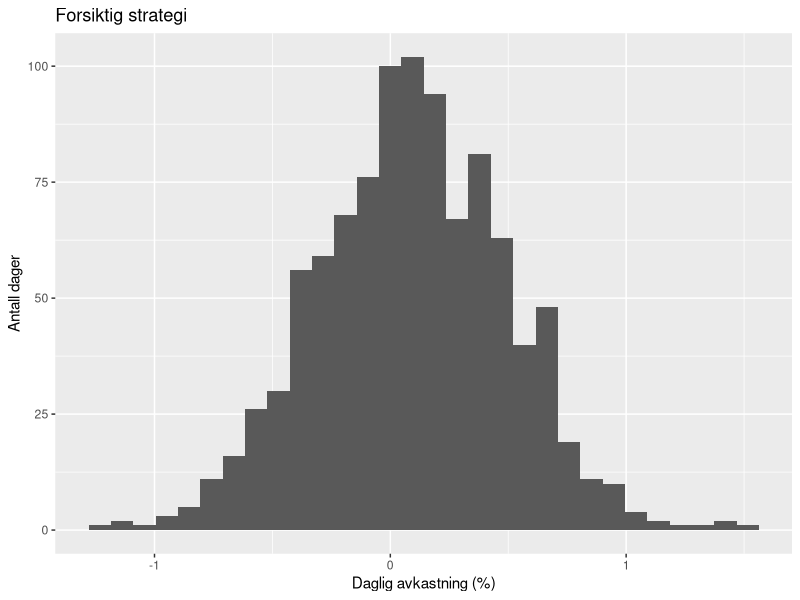
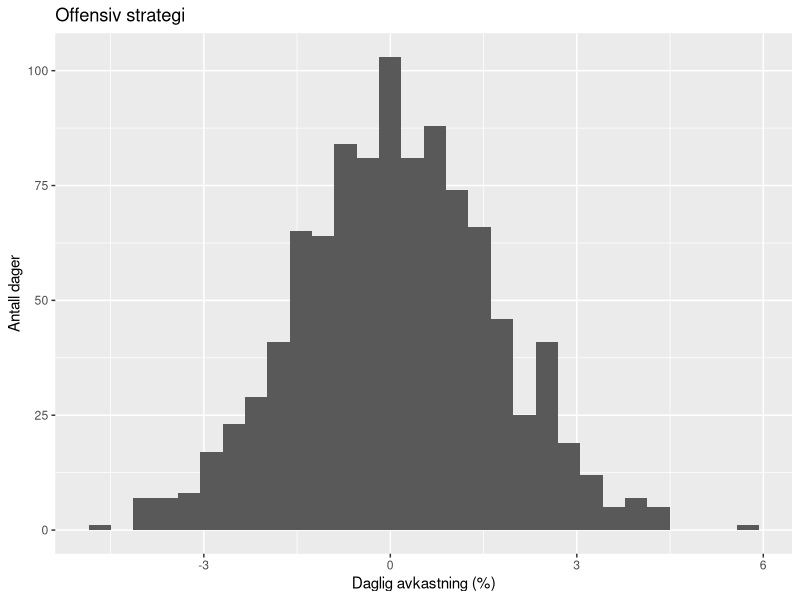
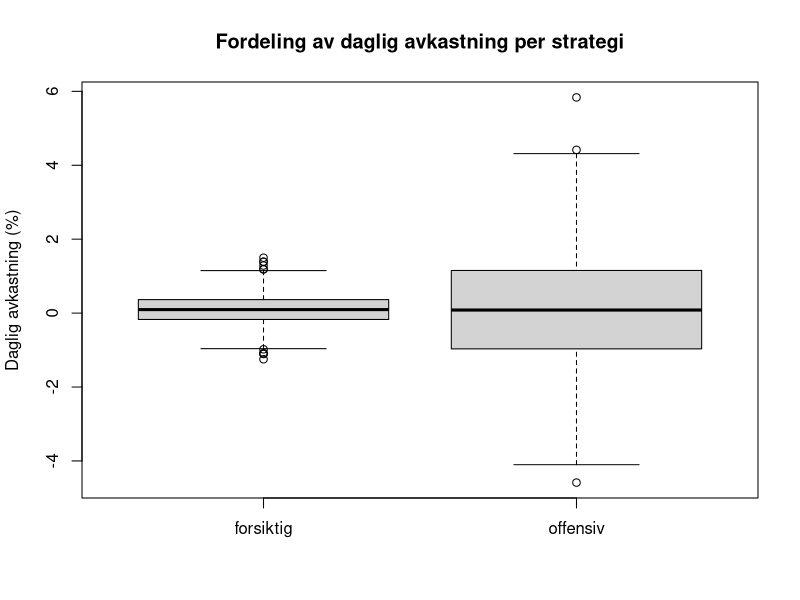
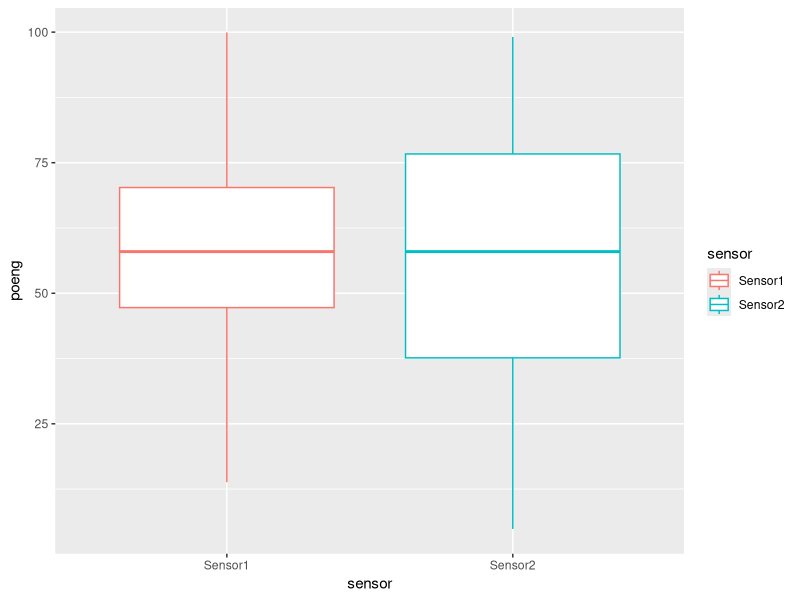
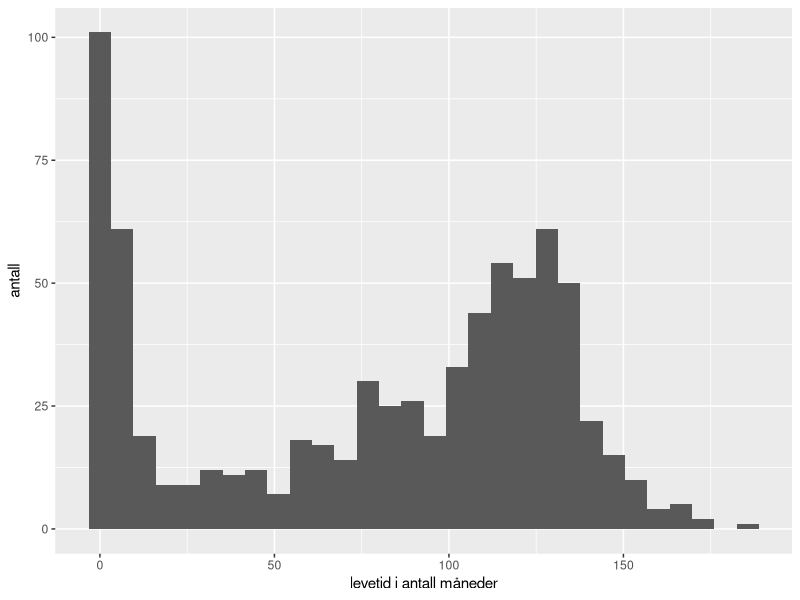
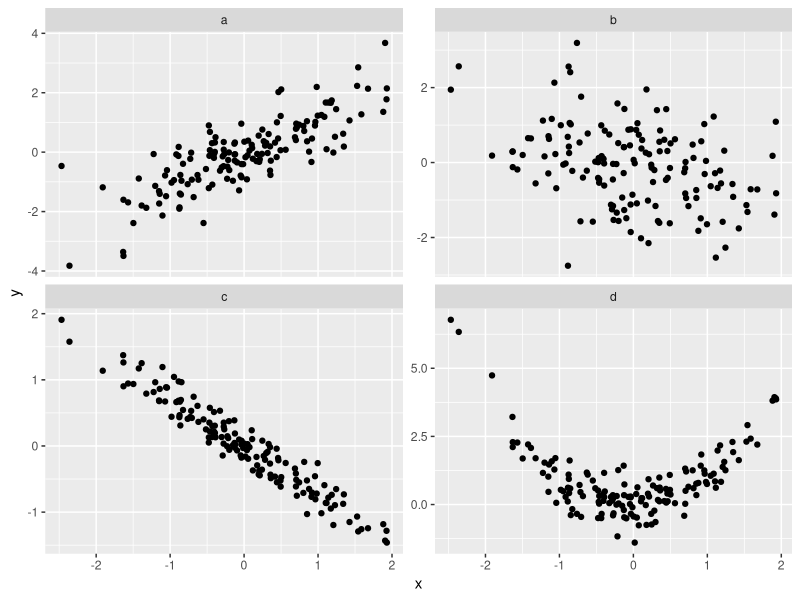
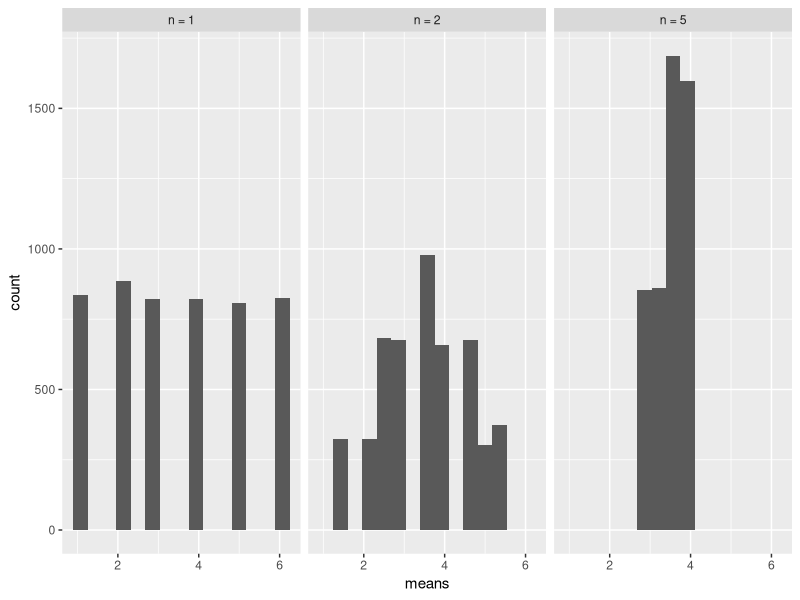

Write R code to recreate these figures, in order.
## ---- chunk 1
set.seed(42)
avkastning <- data.frame(
  forsiktig = rnorm(1000, mean = 0.10, sd = 0.4),
  offensiv  = rnorm(1000, mean = 0.10, sd = 1.6)
)
## ---- chunk 2
library(dplyr)
avkastning %>%
  summarise(
    snitt_forsiktig = mean(forsiktig),
    sd_forsiktig    = sd(forsiktig),
    snitt_offensiv  = mean(offensiv),
    sd_offensiv     = sd(offensiv)
  )
## ---- chunk 3
library(ggplot2)
ggplot(avkastning, aes(x = forsiktig)) +
  geom_histogram(bins = 30) +
  labs(x = "Daglig avkastning (%)", y = "Antall dager", title = "Forsiktig strategi")
ggplot(avkastning, aes(x = offensiv)) +
  geom_histogram(bins = 30) +
  labs(x = "Daglig avkastning (%)", y = "Antall dager", title = "Offensiv strategi")
## ---- chunk 4
boxplot(avkastning,
        ylab = "Daglig avkastning (%)",
        main = "Fordeling av daglig avkastning per strategi")
## ---- chunk 5
set.seed(1)
# Vekten (i kg) til 25 tilfeldig valgte laks
vekt <- rnorm(25, mean = 5.2, sd = 0.8)
## ---- chunk 6
gj.snitt <- mean(vekt)              # utvalgsgjennomsnittet, vårt punktestimat
s        <- sd(vekt)                # utvalgsstandardavviket (vi kjenner ikke det sanne)
n        <- length(vekt)            # antall observasjoner
t_krit   <- qt(0.975, df = n - 1)   # kritisk verdi fra t-fordelingen

# Nedre og øvre grense i konfidensintervallet (LCL og UCL):
LCL <- gj.snitt - t_krit * s / sqrt(n)
UCL <- gj.snitt + t_krit * s / sqrt(n)

c(LCL, gj.snitt, UCL)
## ---- chunk 7
library(ggplot2)
library(tidyverse)
set.seed(123)
n <- 200
Sensor1 <- rnorm(n, mean = 60, sd = 20)
Sensor2 <- c(rnorm(n*(2/4), mean = 40, sd = 20), rnorm(n*(2/4), mean = 85, sd = 20))

df <- data.frame(poeng = c(Sensor1, Sensor2), sensor =factor( rep(c("Sensor1", "Sensor2"), each = n)))

df %>% 
  filter(poeng > 0, poeng < 100) %>% 
ggplot() +
  geom_boxplot(aes(y = poeng, x = sensor, color = sensor))

## ---- chunk 8
library(ggplot2)
set.seed(12345)
levetid <- c(rep(1, 40), rep(2,30), rep(3, 25), rep(4, 20), rep(5, 12), 
             rep(6, 10),rep(7, 5), sample(seq(8:100), size = 200, replace = T), rnorm(400, mean = 120, sd = 20))

ggplot(data = data.frame(levetid = levetid)) +
  geom_histogram(aes(x = levetid)) + 
  xlab("levetid i antall måneder") +
  ylab("antall")
## ---- chunk 9
set.seed(124)
n <- 150
x1 <- rnorm(n)
y1 <- x1 + rnorm(n, sd = 0.7)
y2 <- -0.5*x1 + rnorm(n, sd = 1)
y3 <- -0.7*x1 + rnorm(n, sd = 0.2)
y4 <- x1^2 + rnorm(n, sd = 0.5)

df <- data.frame(x = rep(x1, 4), y = c(y1, y2, y3, y4), figur = factor(rep(c("a", "b", "c", "d"), each = n)))
ggplot(df) +
  geom_point(aes(x = x, y = y)) +
  facet_wrap(~figur, scales = "free_y")

# cor(x1,y1)
# cor(x1, y2)
# cor(x1, y3)
# cor(x1, y4)

## ---- chunk 10
set.seed(123)
n <- 5000
X1 <- sample(seq(6), size = n, replace = T)
X2 <- rep(NA, n)
X3 <- rep(NA, n)
for(i in 1:n){
  foo1 <- sample(seq(6), 2)
  foo2 <- sample(seq(6), 5)
  X2[i] <- mean(foo1)
  X3[i] <- mean(foo2)
}

df <- data.frame(means = c(X1, X2, X3), 
                 kast = rep(c("n = 1", "n = 2", "n = 5"), each = n))

ggplot(df) + 
  geom_histogram(aes(x = means), bins = 15) +
  facet_grid(~kast)

## ---- chunk 11
set.seed(1)   # gjør de tilfeldige tallene reproduserbare
n <- 10
rnorm(n)
## ---- chunk 12
gj.snitt <- rep(NA, 100)
for(i in 1:100) {
    gj.snitt[i] <- mean(rnorm(n))
}
